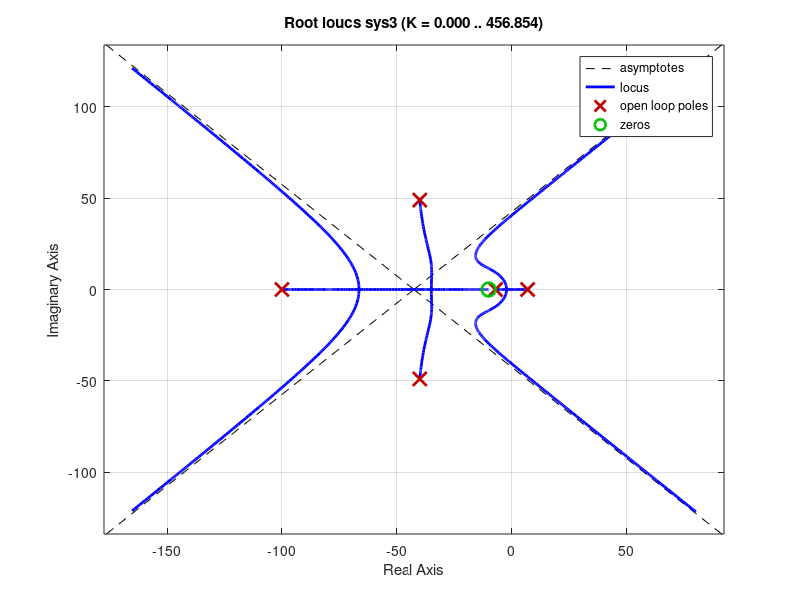

MATLAB code for this plot: (Note: this script raises an error after producing the figure.)
g = 9.81;       % gravity constant in m/s^2
L = 0.20;       % length of the pendulum in meters
w = sqrt(g / L);

c = 10;
tao = 1 / (w * c);

P_s = tf([0, 0, -w^2], [1, 0, -w^2]); % create the transfer function

Compensator = tf ([(c * tao),1],[tao,1]); % Real Compensator 
RealCompensator = tf ([0.1,1],[0.01,1]); % Real Compensator

servo = tf([0,0,1],[0.00025 0.02 1]);%add neglected servo dynamics
actual = series(servo,P_s);

sys1=series(-Compensator,P_s);
sys2=series(-RealCompensator,P_s);
sys3=series(-RealCompensator,actual);

rlocus(sys3); 
[k, poles] = rlocfind(sys3); % use rlocfind to find gain on root locus

% print the gain
fprintf('Selected gain: %f\n', k);  